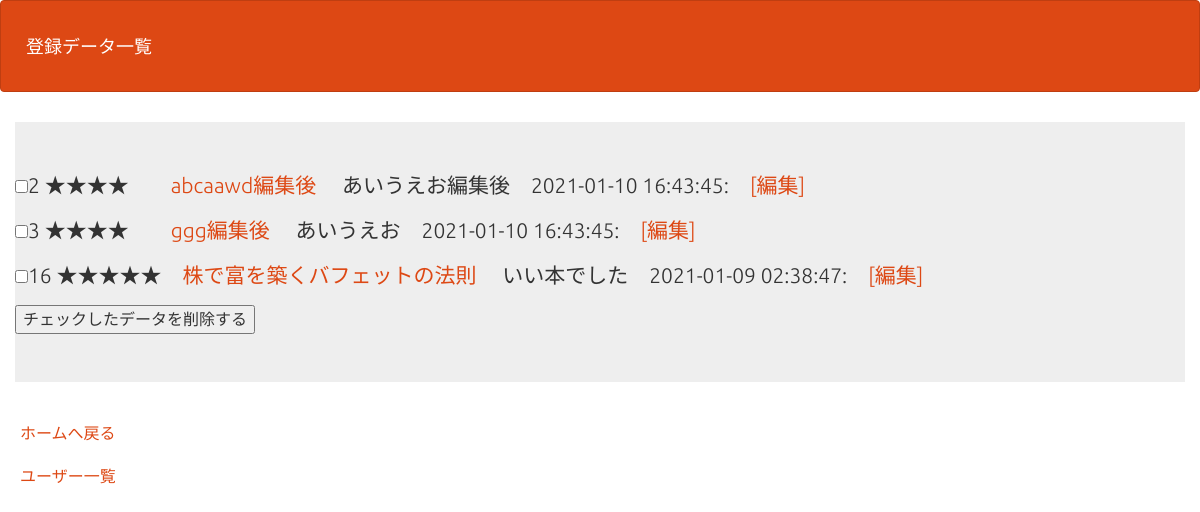
The page /select.php on the database its author committed.
### tables this page shows
CREATE TABLE `gs_bm_table` (
  `id` int(12) NOT NULL,
  `bookname` varchar(64) NOT NULL,
  `url` text NOT NULL,
  `star` int(5) NOT NULL DEFAULT '3',
  `comment` text NOT NULL,
  `indate` datetime NOT NULL
);

### funcs.php (called while the page is built, shortened)
<?php
function h($str)
{
    return htmlspecialchars($str, ENT_QUOTES);
}

### select.php (the view, shortened to what this page needs)
<?php
require_once('funcs.php');
$pdo = db_conn();
$stmt = $pdo->prepare("SELECT * FROM gs_bm_table");
$status = $stmt->execute();
$view="";
if ($status==false) {
  $error = $stmt->errorInfo();
  exit("ErrorQuery:".$error[2]);
}else{
  $view .= '<form method="POST" action="delete.php">';
  while( $result = $stmt->fetch(PDO::FETCH_ASSOC)){
    $view .= '<p><input type="checkbox" name="deleteTarget[]" value="'.$result["id"].'">';
    $view .= $result["id"]." ";
    $view .= str_repeat('★', $result['star']);
    $view .= str_repeat('　', 6-$result['star']);
    $view .= '<a href ="'.h($result["url"]).'" target = _blank>'.h($result["bookname"]).'　</a>';
    $view .= " ".h($result["comment"]).'　';
    $view .= $result["indate"].":";
    $view .= '<a href="edit.php?id='.$result['id'].'">　[編集]</a>';
    $view .= "</p>";
  }
  $view.='<input type="submit" value="チェックしたデータを削除する">
      </form>';
}
?>
<!DOCTYPE html>
<html lang="ja">
<head>
<link rel="stylesheet" href="css/range.css">
<link href="css/bootstrap.min.css" rel="stylesheet">
</head>
<body id="main">
<header>
  <nav class="navbar navbar-default">
    <div class="container-fluid">
      <div class="navbar-header">
      <a class="navbar-brand" href="index.php">登録データ一覧</a>
      </div>
    </div>
  </nav>
</header>
<div>
    <div class="container jumbotron"><?= $view ?></div>
    <div><a href="index.php">ホームへ戻る</a></div>
    <div><a href="user_list.php">ユーザー一覧</a></div>
</div>
</body>
</html>

### select.php (style rules this page uses)
div { padding: 10px;font-size:16px; }

### rows shown on the page
gs_bm_table: value "2 ★★★★ あいうえお編集後 2021-01-10 16:43:45:", bookname "abcaawd編集後"
gs_bm_table: value "3 ★★★★ あいうえお 2021-01-10 16:43:45:", bookname "ggg編集後"
gs_bm_table: value "16 ★★★★★ いい本でした 2021-01-09 02:38:47:", bookname "株で富を築くバフェットの法則"
